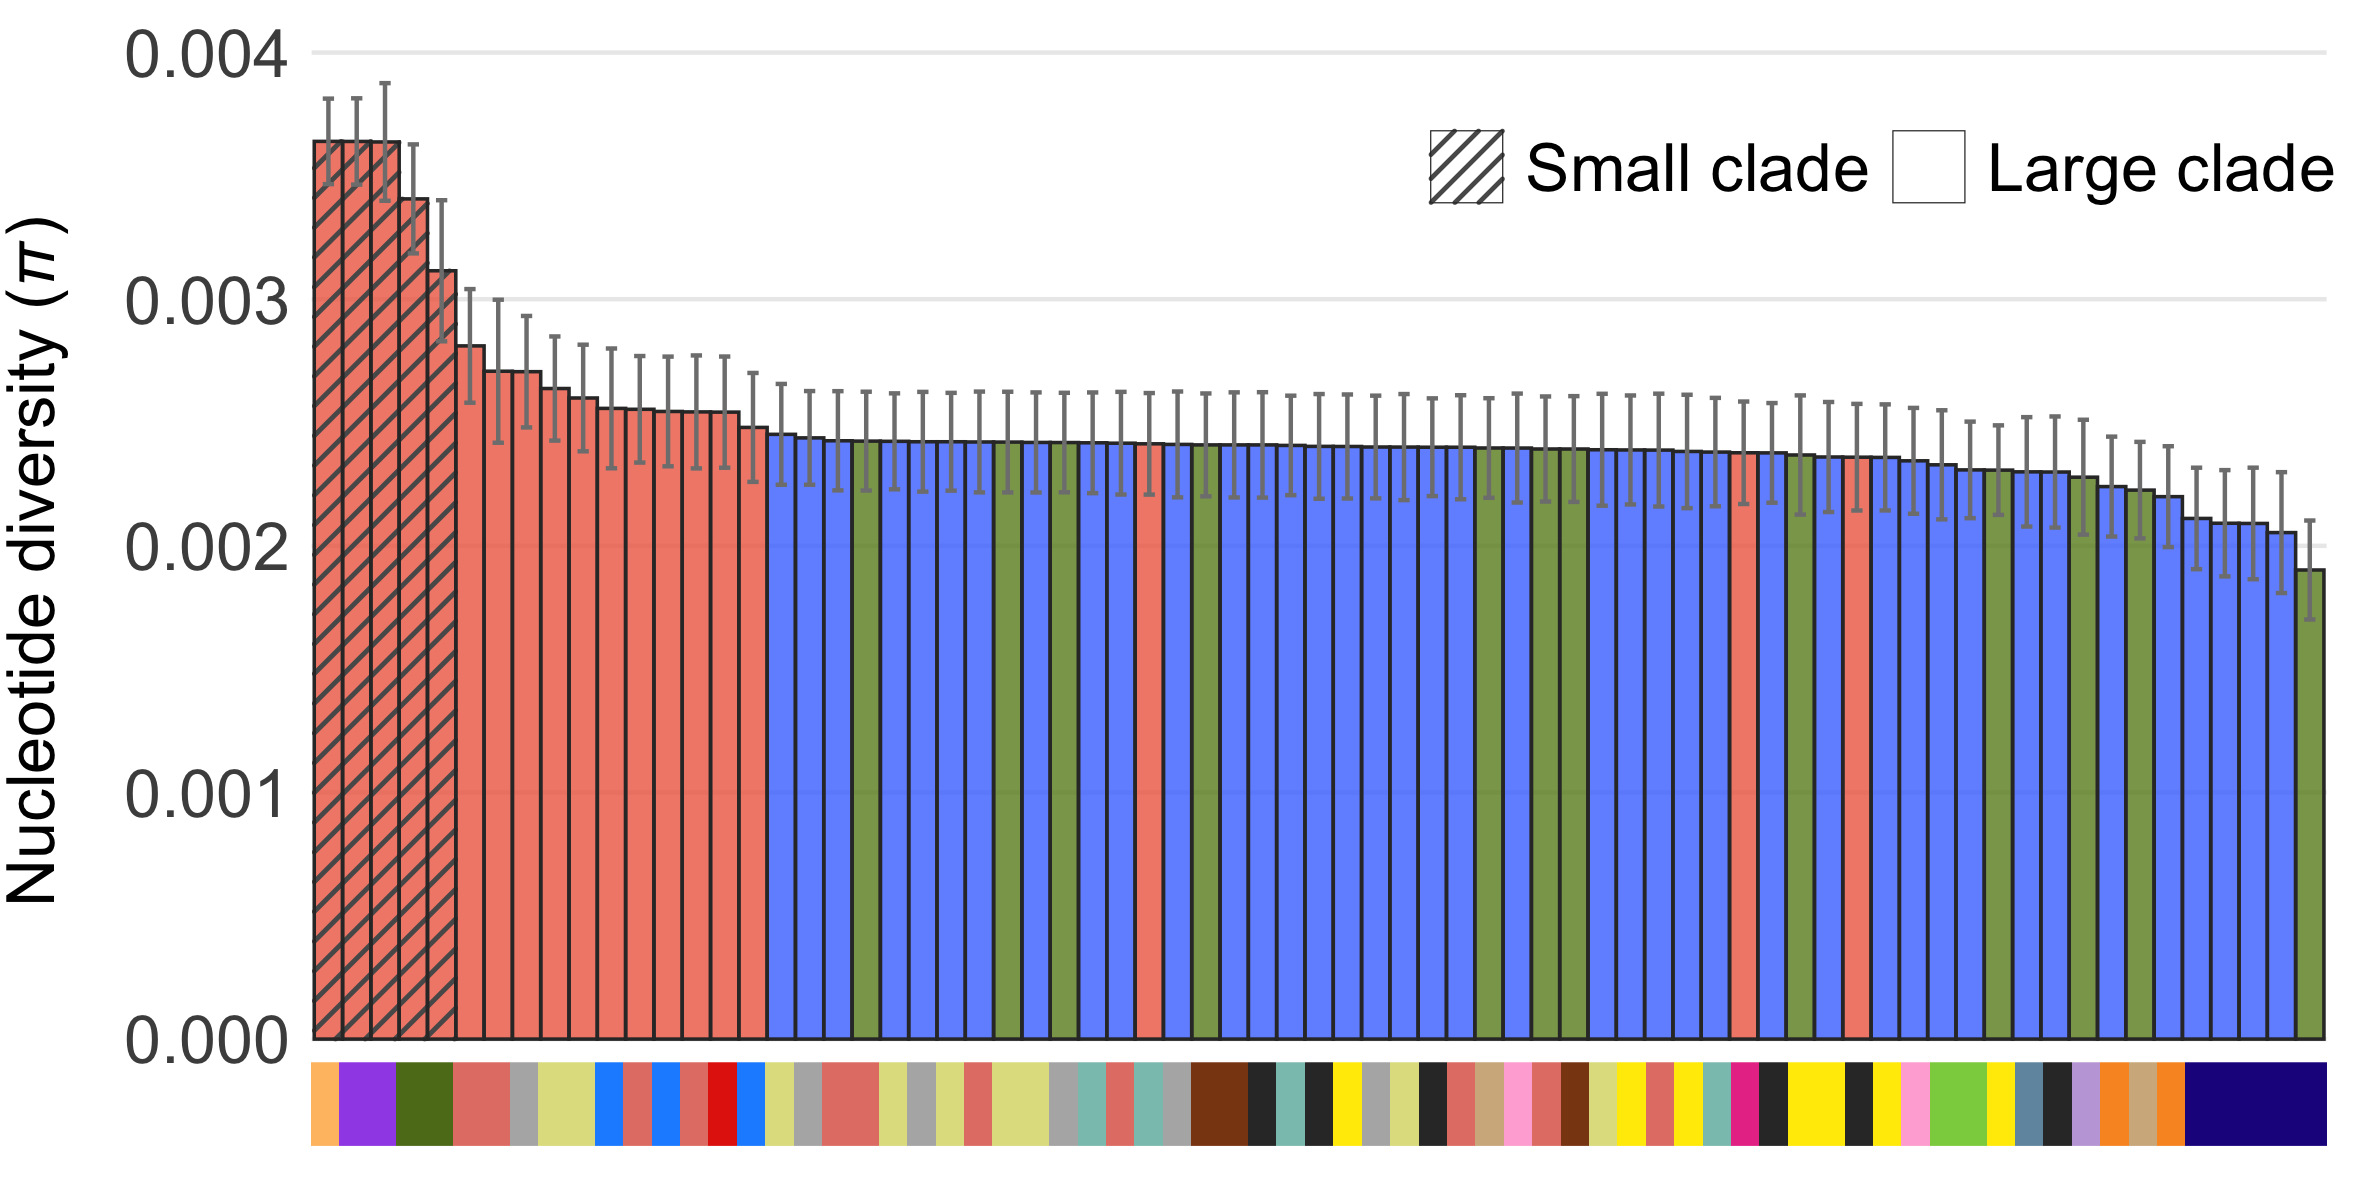

This figure's R source:
### ============================================================================
### Hamlet phylogeny: R code to plot Fig. 2b (nucleotide diversity, tskit)
### Created Jan 2024 by Martin Helmkampf
### ============================================================================


### Preparations
library(tidyverse)
library(matrixStats)
library(ggpattern)
library(cowplot)

# Set path to root directory of git repository "hamlet_phylogeny"

rm(list = ls())


### Define dataset
ds <- "phylo2e"
level <- "pop"
lgs <- paste0("LG", sprintf('%0.2d', 1:24))


### Declare populations
samples <- read_tsv("metadata/samples_ids.txt", col_names = "Sample") %>%
  mutate(Population = str_sub(Sample, -6, -1))
# samples <- samples %>% filter(!grepl("tor|tab|tig", Population))   # execute if outgroups were removed

populations <- levels(factor(samples$Population))


### Define regions
gulf <- c("liz", "tam", "ala", "arc", "are", "flk")
west_carib <- c("bel", "boc", "gun", "hon", "san", "qui")
east_carib <- c("bar", "hai", "pri")


### Read in data from files
df <- data.frame(0)

for (region in lgs) {
  pi <- as.numeric(read_lines(file = paste0("results/pi/pi_", ds, "_", region, "_", level, "_n1.txt")))
  df <- cbind(df, pi)
}

df <- subset(df, select = -1)

colnames(df) <- lgs


### Calculate means and sd, add population and region ids
nucdiv <- as_tibble(df) %>%
  mutate(mean_pi = rowMeans(.),
         sd_pi = rowSds(as.matrix(.))) %>%
  select(mean_pi, sd_pi) %>%
  cbind(populations) %>%
  rename(population = populations) %>%
  mutate(spec = str_sub(population, -6, -4),
         loc = str_sub(population, -3, -1),
         region = case_when(
           loc %in% gulf ~ "Gulf of Mexico",
           loc %in% west_carib ~ "Western Caribbean",
           loc %in% east_carib ~ "Eastern Caribbean",
           TRUE ~ "ungrouped"),
         clade = case_when(
           spec %in% c("atl", "eco", "flo") ~ "Small clade",
           TRUE ~ "Large clade"
         )
  ) %>%
  filter(!grepl("tor|tab|tig", population),
         !population %in% samples)


### Create histogram plot
(g <- nucdiv %>%
    ggplot(aes(x = reorder(population, -mean_pi),
               y = mean_pi,
               fill = region,
               pattern = clade)) +
    geom_bar_pattern(position = "dodge",
             stat = "identity",
             color = "grey20",
             alpha = 0.8,
             lwd = 0.4,
             width = 1,
             pattern_color = "grey35",
             pattern_fill = "grey35",
             pattern_angle = 45,
             pattern_density = 0.02,
             pattern_spacing = 0.02,
             pattern_key_scale_factor = 0.75) +
    geom_errorbar(aes(ymin = mean_pi - sd_pi, ymax = mean_pi + sd_pi),
                  color = "grey50",
                  width = 0.4) +
    scale_fill_manual(breaks = c("Gulf of Mexico", "Western Caribbean", "Eastern Caribbean"),
                      values = c("coral2", "royalblue1", "olivedrab4")) +
    scale_pattern_manual(breaks = c("Small clade", "Large clade"), 
                         values = c("stripe", "none")) +
    labs(# title = paste0("Mean genome-wide nucleotide diversity (π) per population"), 
         x = NULL, 
         y = expression(paste("Nucleotide diversity (", italic("\u03c0"), ")"))
         ) +
    guides(fill = "none",
           pattern = guide_legend(title = "Clade", override.aes = list(fill = "white"))
           ) +
    theme_minimal() +
    theme(panel.grid.major.x = element_blank(),
          panel.grid.minor = element_blank(),
          plot.title = element_text(size = 12, margin = margin(0, 0, 5, 0)),
          # axis.text.x = element_text(hjust = 1, vjust = 1, angle = 35, size = 7,
          #                            margin = unit(c(-3, 0, 0, 0), "mm")),
          axis.text.x = element_blank(),
          axis.text.y = element_text(size = 16),
          axis.title.y = element_text(size = 16, vjust = 3),
          legend.position = c(0.78, 0.875), legend.box = "horizontal", legend.direction = "horizontal",
          legend.title = element_blank(),
          legend.text = element_text(size = 16),
          plot.margin = unit(c(3, 3, 0, 3), "mm")
          )
)


### Set species colors
colstandard <- read_tsv("metadata/species_colors.tsv", 
                        col_types = "cc", 
                        col_names = TRUE)


### Create species color table
scol <- nucdiv %>%
  arrange(-mean_pi) %>%
  mutate(position = seq(1:length(nucdiv$population)))


### Plot species colors
(s <- ggplot(scol, aes(xmin = position, xmax = position + 1, 
                       ymin = -Inf, ymax = Inf)) +
  geom_rect(aes(fill = spec)) +
    scale_x_discrete(breaks = seq(1:length(nucdiv$population))) +
    scale_y_continuous(breaks = .5, limits = c(0, 1)) +
    scale_fill_manual(values = colstandard$Color) +
    labs(x = NULL, 
         y = "Species") +
    theme_minimal() +
    theme(panel.grid = element_blank(),
          axis.title.x = element_blank(),
          axis.title.y = element_blank(),
          # axis.title.y = element_text(angle = 0, vjust = 0.5, 
          #                             color = "gray20", size = 9,
          #                             margin = margin(r = -40)),
          axis.ticks = element_blank(),
          axis.text = element_blank(),
          legend.position = "none",
          plot.margin = unit(c(-3, 0, 3, 0), "mm")
    )
)


### Combine plots
(p_comb <- plot_grid(g, s, 
                     align = "v", 
                     nrow = 2, 
                     rel_heights = c(0.93, 0.07),
                     scale = c(1, 1.015))
)


### Save plot
ggsave(
  filename = paste0("figures/Fig2b_pi.png"),
  plot = p_comb,
  width = 20,
  height = 10,
  units = "cm",
  device = png,
  bg = "white"
)
